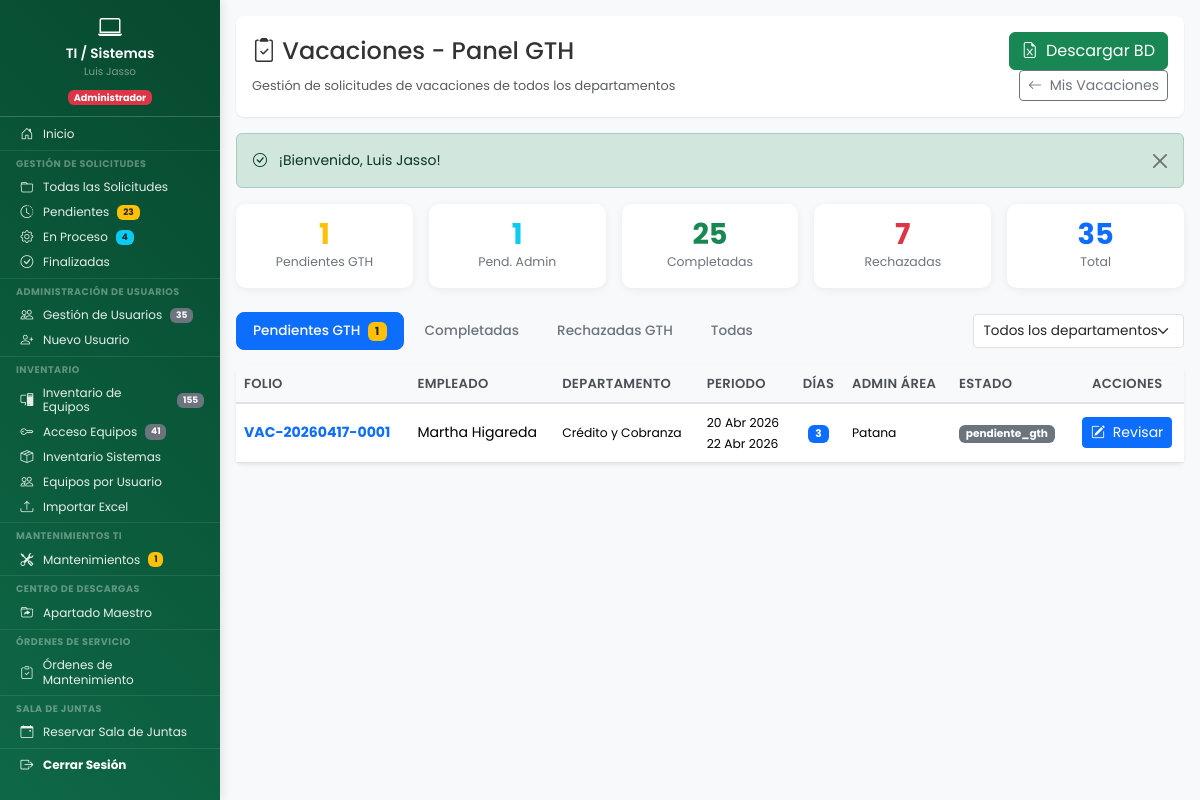
The page /dashboard/vacaciones/vacaciones_gth.php (signed in) on the database its author committed.
### tables this page shows
CREATE TABLE `solicitudes_vacaciones` (
  `id` int(11) NOT NULL,
  `folio` varchar(25) DEFAULT NULL,
  `usuario_id` int(11) DEFAULT NULL,
  `departamento_id` int(11) NOT NULL COMMENT 'Departamento del solicitante',
  `fecha_solicitud` date NOT NULL COMMENT 'Fecha en que se creó la solicitud',
  `periodo_vacacional` varchar(20) NOT NULL COMMENT 'Periodo laboral actual, ej: 2025-2026',
  `dias_correspondientes` int(11) NOT NULL COMMENT 'Días que corresponden según LFT Art.76 para el periodo actual',
  `dias_pendientes` int(11) NOT NULL COMMENT 'Días pendientes antes de esta solicitud (incluye acumulados vigentes)',
  `dias_solicitados` int(11) NOT NULL COMMENT 'Cantidad de días que solicita el empleado',
  `motivo` text DEFAULT NULL,
  `saldo_dias_pendientes` int(11) NOT NULL COMMENT 'Resultado: dias_pendientes - dias_solicitados',
  `fecha_inicio` date NOT NULL COMMENT 'Primer día de vacaciones (DEL)',
  `fecha_fin` date NOT NULL COMMENT 'Último día de vacaciones (AL)',
  `fecha_regreso` date NOT NULL COMMENT 'Día que regresa a laborar (REGRESA)',
  `estado` enum('borrador','enviada','pendiente_admin','aprobada_admin','rechazada_admin','pendiente_gth','aprobada_gth','rechazada_gth','completada','cancelada') DEFAULT 'pendiente_admin',
  `es_manual` tinyint(1) NOT NULL DEFAULT 0 COMMENT 'Solicitud creada manualmente por Admin',
  `admin_creador_id` int(11) DEFAULT NULL COMMENT 'ID del admin que creo la solicitud manual',
  `nombre_manual` varchar(150) DEFAULT NULL COMMENT 'Nombre del empleado (manual)',
  `no_nomina_manual` varchar(20) DEFAULT NULL COMMENT 'No. nomina del empleado (manual)',
  `puesto_manual` varchar(100) DEFAULT NULL COMMENT 'Puesto del empleado (manual)',
  `fecha_ingreso_manual` date DEFAULT NULL COMMENT 'Fecha ingreso del empleado (manual)',
  `periodo_pago_manual` enum('quincenal','semanal') DEFAULT NULL COMMENT 'Periodo pago (manual)',
  `empresa_manual` enum('resimex','carganova') DEFAULT NULL COMMENT 'Empresa (manual)',
  `admin_id` int(11) DEFAULT NULL COMMENT 'ID del jefe de área que aprueba/rechaza',
  `fecha_aprobacion_admin` datetime DEFAULT NULL,
  `motivo_rechazo` text DEFAULT NULL COMMENT 'Motivo si fue rechazada por el admin',
  `comentarios_admin` text DEFAULT NULL,
  `firma_empleado` longtext DEFAULT NULL,
  `fecha_firma_empleado` datetime DEFAULT NULL,
  `firma_admin` longtext DEFAULT NULL COMMENT 'Firma digital del jefe de área (base64 jSignature)',
  `fecha_firma_admin` datetime DEFAULT NULL,
  `firma_gth` longtext DEFAULT NULL COMMENT 'Firma digital de GTH (base64 jSignature)',
  `comentarios_gth` text DEFAULT NULL,
  `gth_id` int(11) DEFAULT NULL,
  `fecha_aprobacion_gth` datetime DEFAULT NULL,
  `fecha_firma_gth` datetime DEFAULT NULL,
  `fecha_creacion` datetime DEFAULT current_timestamp(),
  `fecha_actualizacion` datetime DEFAULT current_timestamp() ON UPDATE current_timestamp()
);

CREATE TABLE `departamentos` (
  `id` int(11) NOT NULL,
  `codigo` varchar(50) NOT NULL COMMENT 'Código único (ej: mantenimiento, sistemas)',
  `nombre` varchar(100) NOT NULL COMMENT 'Nombre completo para mostrar',
  `activo` tinyint(1) DEFAULT 1,
  `departamento_padre_id` int(11) DEFAULT NULL COMMENT 'ID del departamento padre (NULL = departamento principal)',
  `fecha_creacion` timestamp NOT NULL DEFAULT current_timestamp()
);

CREATE TABLE `usuarios` (
  `id` int(11) NOT NULL,
  `nombre_completo` varchar(150) NOT NULL,
  `no_nomina` varchar(20) DEFAULT NULL COMMENT 'Número de nómina del empleado',
  `puesto` varchar(100) DEFAULT NULL COMMENT 'Puesto del empleado',
  `fecha_ingreso` date DEFAULT NULL COMMENT 'Fecha de ingreso a la empresa',
  `periodo_pago` enum('quincenal','semanal') DEFAULT NULL COMMENT 'Periodo de pago del empleado',
  `empresa` enum('resimex','carganova') DEFAULT NULL COMMENT 'Empresa del empleado',
  `jornada` enum('lunes_viernes','lunes_sabado') DEFAULT 'lunes_sabado' COMMENT 'Tipo de jornada laboral',
  `usuario` varchar(50) NOT NULL,
  `password` varchar(255) NOT NULL,
  `departamento` varchar(100) NOT NULL,
  `departamento_id` int(11) DEFAULT NULL,
  `es_colaborativo` tinyint(1) NOT NULL DEFAULT 0,
  `activo` tinyint(1) NOT NULL DEFAULT 1,
  `es_admin_area` tinyint(1) DEFAULT 0 COMMENT 'Rol Administrativo/Jefe de área para Vacaciones (1=Sí, 0=No)',
  `fecha_registro` datetime NOT NULL DEFAULT current_timestamp(),
  `ultimo_acceso` datetime DEFAULT NULL,
  `created_by` int(11) DEFAULT NULL COMMENT 'ID del usuario que creó este registro',
  `updated_at` datetime DEFAULT NULL COMMENT 'Fecha y hora de última actualización',
  `updated_by` int(11) DEFAULT NULL COMMENT 'ID del usuario que realizó la última actualización'
);

### dashboard/vacaciones/vacaciones_gth.php (the view, shortened to what the rows shown need)
<?php
require_once __DIR__ . '/../../includes/vacaciones/vacaciones_funciones.php';
$pdo = conectarDB();
$filtro_estado = $_GET['estado'] ?? 'pendiente_gth';
$sql = "
    SELECT sv.*,
           u.nombre_completo, u.no_nomina, u.puesto, u.fecha_ingreso,
           d.nombre AS departamento_nombre,
           ua.nombre_completo AS admin_nombre
    FROM solicitudes_vacaciones sv
    LEFT JOIN usuarios u ON sv.usuario_id = u.id
    LEFT JOIN departamentos d ON sv.departamento_id = d.id
    LEFT JOIN usuarios ua ON sv.admin_id = ua.id
    WHERE 1=1
";
$params = [];
if ($filtro_estado !== 'todos') {
    $sql .= " AND sv.estado = ?";
    $params[] = $filtro_estado;
}
$sql .= " ORDER BY sv.fecha_creacion DESC";
$stmt = $pdo->prepare($sql);
$stmt->execute($params);
$solicitudes = $stmt->fetchAll(PDO::FETCH_ASSOC);
?>
<!DOCTYPE html>
<html lang="es">
<head>
    <link href="https://cdn.jsdelivr.net/npm/bootstrap@5.3.2/dist/css/bootstrap.min.css" rel="stylesheet">
    <link rel="stylesheet" href="https://cdn.jsdelivr.net/npm/bootstrap-icons@1.11.1/font/bootstrap-icons.css">
    <link rel="stylesheet" href="<?php echo URL_BASE; ?>assets/css/dashboard.css">
    <link rel="stylesheet" href="<?php echo URL_BASE; ?>assets/css/formularios.css">
    <link rel="stylesheet" href="<?php echo URL_BASE; ?>assets/css/base/variables.css">
    <link rel="stylesheet" href="<?php echo URL_BASE; ?>assets/css/components/sidebar.css">
    <link rel="stylesheet" href="<?php echo URL_BASE; ?>assets/css/components/hamburger.css">
    <link rel="stylesheet" href="<?php echo URL_BASE; ?>assets/css/layouts/dashboard-layout.css">
    <link rel="stylesheet" href="<?php echo URL_BASE; ?>assets/css/utilities/responsive.css">
</head>
<body>
    <div class="d-flex">
        <main class="main-content">
            <div class="content-wrapper">
                <div class="page-header">
                    <div class="d-flex justify-content-between align-items-center flex-wrap gap-2">
                        <div>
                            <h1><i class="bi bi-clipboard2-check"></i> Vacaciones - Panel GTH</h1>
                        </div>
                    </div>
                </div>
                <div class="card border-0 shadow-sm">
                    <div class="card-body p-0">
                        <?php if (empty($solicitudes)): ?>
                        <div class="text-center py-5">
                            <i class="bi bi-inbox text-muted" style="font-size: 3rem;"></i>
                            <p class="text-muted mt-3 mb-0">No hay solicitudes con los filtros seleccionados.</p>
                        </div>
                        <?php else: ?>
                        <div class="table-responsive">
                            <table class="table table-gth mb-0">
                                <thead>
                                    <tr>
                                        <th>Folio</th>
                                        <th>Empleado</th>
                                        <th>Departamento</th>
                                        <th>Periodo</th>
                                        <th class="text-center">Días</th>
                                        <th>Admin Área</th>
                                        <th>Estado</th>
                                        <th class="text-center">Acciones</th>
                                    </tr>
                                </thead>
                                <tbody>
                                    <?php foreach ($solicitudes as $sol): ?>
                                    <tr>
                                        <td>
                                            <strong class="text-primary"><?php echo htmlspecialchars($sol['folio']); ?></strong>
                                        </td>
                                        <td>
                                            <div><?php echo htmlspecialchars($sol['nombre_completo'] ?? $sol['nombre_manual'] ?? ''); ?></div>
                                        </td>
                                        <td>
                                            <small><?php echo htmlspecialchars($sol['departamento_nombre']); ?></small>
                                        </td>
                                        <td>
                                            <small>
                                                <?php echo fecha_corta_es($sol['fecha_inicio']); ?><br>
                                                <?php echo fecha_corta_es($sol['fecha_fin']); ?>
                                            </small>
                                        </td>
                                        <td class="text-center">
                                            <span class="badge bg-primary"><?php echo $sol['dias_solicitados']; ?></span>
                                        </td>
                                        <td>
                                            <?php if ($sol['admin_nombre']): ?>
                                                <small>
                                                    <?php echo htmlspecialchars($sol['admin_nombre']); ?><br>
                                                </small>
                                            <?php else: ?>
                                                <small class="text-muted">—</small>
                                            <?php endif; ?>
                                        </td>
                                        <td><?php echo badge_estado_vacaciones($sol['estado']); ?></td>
                                        <td class="text-center">
                                            <a href="<?php echo URL_BASE; ?>dashboard/vacaciones/ver_solicitud_vacaciones.php?id=<?php echo $sol['id']; ?>"
                                               class="btn btn-sm <?php echo $sol['estado'] === 'pendiente_gth' ? 'btn-primary' : 'btn-outline-primary'; ?>"
                                               title="<?php echo $sol['estado'] === 'pendiente_gth' ? 'Revisar y aprobar' : 'Ver detalle'; ?>">
                                                <?php if ($sol['estado'] === 'pendiente_gth'): ?>
                                                    <i class="bi bi-pencil-square me-1"></i> Revisar
                                                <?php else: ?>
                                                    <i class="bi bi-eye"></i>
                                                <?php endif; ?>
                                            </a>
                                        </td>
                                    </tr>
                                    <?php endforeach; ?>
                                </tbody>
                            </table>
                        </div>
                        <?php endif; ?>
                    </div>
                </div>
            </div>
        </main>
    </div>
</body>
</html>

### includes/vacaciones/vacaciones_funciones.php (shortened to what the rows shown need)
<?php
function badge_estado_vacaciones($estado) {
    $badges = [
        'pendiente_admin'  => '<span class="badge bg-warning text-dark"><i class="bi bi-hourglass-split me-1"></i>Pendiente Admin</span>',
        'aprobada_admin'   => '<span class="badge bg-info text-dark"><i class="bi bi-check me-1"></i>Aprobada Admin</span>',
        'rechazada_admin'  => '<span class="badge bg-danger"><i class="bi bi-x-circle me-1"></i>Rechazada Admin</span>',
        'pendiente_gth'    => '<span class="badge bg-primary"><i class="bi bi-hourglass-split me-1"></i>Pendiente GTH</span>',
        'aprobada_gth'     => '<span class="badge bg-success"><i class="bi bi-check-circle me-1"></i>Aprobada GTH</span>',
        'rechazada_gth'    => '<span class="badge bg-danger"><i class="bi bi-x-circle me-1"></i>Rechazada GTH</span>',
        'completada'       => '<span class="badge bg-success"><i class="bi bi-check-all me-1"></i>Completada</span>',
        'cancelada'        => '<span class="badge bg-dark"><i class="bi bi-slash-circle me-1"></i>Cancelada</span>',
    ];
    return $badges[$estado] ?? '<span class="badge bg-secondary">' . htmlspecialchars($estado) . '</span>';
}
function fecha_corta_es($fecha) {
    $meses = ['Ene','Feb','Mar','Abr','May','Jun','Jul','Ago','Sep','Oct','Nov','Dic'];
    try {
        $dt = new DateTime($fecha);
        return $dt->format('d') . ' ' . $meses[(int)$dt->format('m') - 1] . ' ' . $dt->format('Y');
    } catch (Exception $e) { return $fecha; }
}

### rows shown on the page
solicitudes_vacaciones: folio "VAC-20260417-0001", nombre_manual "Martha Higareda", departamento.nombre "Crédito y Cobranza", fecha_inicio "20 Abr 2026", fecha_fin "22 Abr 2026", dias_solicitados "3", usuarios.nombre_completo "Patana", estado "pendiente_gth", shows "Revisar"

### other values the page prints
$_SESSION['nombre_completo'] "Luis Jasso"
$stats_sidebar['pendientes'] "23"
$stats_sidebar['en_proceso'] "4"
$total_usuarios "35"
$total_equipos "155"
$total_acceso "41"
$mant_pendientes "1"
$alerta['mensaje'] "¡Bienvenido, Luis Jasso!"
$pendientes_gth "1"
$pendientes_admin "1"
$completadas "25"
$rechazadas "7"
$total_todas "35"
